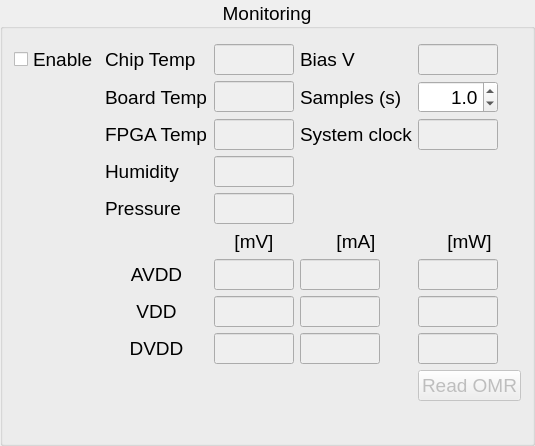
      <widget class="QGroupBox" name="groupBoxMonitoring">
       <property name="font">
        <font>
         <pointsize>14</pointsize>
        </font>
       </property>
       <property name="toolTip">
        <string>Detector monitoring</string>
       </property>
       <property name="title">
        <string>Monitoring</string>
       </property>
       <property name="alignment">
        <set>Qt::AlignCenter</set>
       </property>
       <layout class="QGridLayout" name="gridLayout_2">
        <property name="topMargin">
         <number>15</number>
        </property>
        <property name="bottomMargin">
         <number>14</number>
        </property>
        <item row="2" column="1">
         <widget class="QLabel" name="label_10">
          <property name="text">
           <string>Board Temp</string>
          </property>
         </widget>
        </item>
        <item row="12" column="2">
         <widget class="QLineEdit" name="dvddmvolt">
          <property name="enabled">
           <bool>false</bool>
          </property>
          <property name="sizePolicy">
           <sizepolicy hsizetype="Fixed" vsizetype="Fixed">
            <horstretch>0</horstretch>
            <verstretch>0</verstretch>
           </sizepolicy>
          </property>
          <property name="minimumSize">
           <size>
            <width>80</width>
            <height>0</height>
           </size>
          </property>
          <property name="maximumSize">
           <size>
            <width>80</width>
            <height>16777215</height>
           </size>
          </property>
          <property name="alignment">
           <set>Qt::AlignCenter</set>
          </property>
          <property name="readOnly">
           <bool>true</bool>
          </property>
         </widget>
        </item>
        <item row="12" column="4">
         <widget class="QLineEdit" name="dvddmwatt">
          <property name="enabled">
           <bool>false</bool>
          </property>
          <property name="sizePolicy">
           <sizepolicy hsizetype="Fixed" vsizetype="Fixed">
            <horstretch>0</horstretch>
            <verstretch>0</verstretch>
           </sizepolicy>
          </property>
          <property name="minimumSize">
           <size>
            <width>80</width>
            <height>0</height>
           </size>
          </property>
          <property name="maximumSize">
           <size>
            <width>80</width>
            <height>16777215</height>
           </size>
          </property>
          <property name="alignment">
           <set>Qt::AlignCenter</set>
          </property>
          <property name="readOnly">
           <bool>true</bool>
          </property>
         </widget>
        </item>
        <item row="9" column="2">
         <widget class="QLineEdit" name="avddmvolt">
          <property name="enabled">
           <bool>false</bool>
          </property>
          <property name="sizePolicy">
           <sizepolicy hsizetype="Fixed" vsizetype="Fixed">
            <horstretch>0</horstretch>
            <verstretch>0</verstretch>
           </sizepolicy>
          </property>
          <property name="minimumSize">
           <size>
            <width>80</width>
            <height>0</height>
           </size>
          </property>
          <property name="maximumSize">
           <size>
            <width>80</width>
            <height>16777215</height>
           </size>
          </property>
          <property name="alignment">
           <set>Qt::AlignCenter</set>
          </property>
          <property name="readOnly">
           <bool>true</bool>
          </property>
         </widget>
        </item>
        <item row="1" column="3">
         <widget class="QLabel" name="label_21">
          <property name="text">
           <string>Bias V</string>
          </property>
         </widget>
        </item>
        <item row="4" column="2">
         <widget class="QLineEdit" name="humidityMeasureLineEdit">
          <property name="enabled">
           <bool>false</bool>
          </property>
          <property name="sizePolicy">
           <sizepolicy hsizetype="Fixed" vsizetype="Fixed">
            <horstretch>0</horstretch>
            <verstretch>0</verstretch>
           </sizepolicy>
          </property>
          <property name="minimumSize">
           <size>
            <width>80</width>
            <height>0</height>
           </size>
          </property>
          <property name="maximumSize">
           <size>
            <width>80</width>
            <height>16777215</height>
           </size>
          </property>
          <property name="alignment">
           <set>Qt::AlignCenter</set>
          </property>
          <property name="readOnly">
           <bool>true</bool>
          </property>
         </widget>
        </item>
        <item row="5" column="1">
         <widget class="QLabel" name="labelPressure">
          <property name="text">
           <string>Pressure</string>
          </property>
         </widget>
        </item>
        <item row="1" column="2">
         <widget class="QLineEdit" name="remoteTempMeasLineEdit">
          <property name="enabled">
           <bool>false</bool>
          </property>
          <property name="sizePolicy">
           <sizepolicy hsizetype="Fixed" vsizetype="Fixed">
            <horstretch>0</horstretch>
            <verstretch>0</verstretch>
           </sizepolicy>
          </property>
          <property name="minimumSize">
           <size>
            <width>80</width>
            <height>0</height>
           </size>
          </property>
          <property name="maximumSize">
           <size>
            <width>80</width>
            <height>16777215</height>
           </size>
          </property>
          <property name="alignment">
           <set>Qt::AlignCenter</set>
          </property>
          <property name="readOnly">
           <bool>true</bool>
          </property>
         </widget>
        </item>
        <item row="2" column="4">
         <widget class="QDoubleSpinBox" name="samplingSpinner">
          <property name="sizePolicy">
           <sizepolicy hsizetype="Fixed" vsizetype="Fixed">
            <horstretch>0</horstretch>
            <verstretch>0</verstretch>
           </sizepolicy>
          </property>
          <property name="minimumSize">
           <size>
            <width>80</width>
            <height>0</height>
           </size>
          </property>
          <property name="maximumSize">
           <size>
            <width>80</width>
            <height>16777215</height>
           </size>
          </property>
          <property name="toolTip">
           <string>Sample every (s)</string>
          </property>
          <property name="alignment">
           <set>Qt::AlignRight|Qt::AlignTrailing|Qt::AlignVCenter</set>
          </property>
          <property name="decimals">
           <number>1</number>
          </property>
          <property name="minimum">
           <double>0.500000000000000</double>
          </property>
          <property name="maximum">
           <double>300.000000000000000</double>
          </property>
          <property name="singleStep">
           <double>0.500000000000000</double>
          </property>
          <property name="value">
           <double>1.000000000000000</double>
          </property>
         </widget>
        </item>
        <item row="1" column="4">
         <widget class="QLineEdit" name="biasVoltageMeasLineEdit">
          <property name="enabled">
           <bool>false</bool>
          </property>
          <property name="sizePolicy">
           <sizepolicy hsizetype="Fixed" vsizetype="Fixed">
            <horstretch>0</horstretch>
            <verstretch>0</verstretch>
           </sizepolicy>
          </property>
          <property name="minimumSize">
           <size>
            <width>80</width>
            <height>0</height>
           </size>
          </property>
          <property name="maximumSize">
           <size>
            <width>80</width>
            <height>16777215</height>
           </size>
          </property>
          <property name="alignment">
           <set>Qt::AlignCenter</set>
          </property>
          <property name="readOnly">
           <bool>true</bool>
          </property>
         </widget>
        </item>
        <item row="11" column="2">
         <widget class="QLineEdit" name="vddmvolt">
          <property name="enabled">
           <bool>false</bool>
          </property>
          <property name="sizePolicy">
           <sizepolicy hsizetype="Fixed" vsizetype="Fixed">
            <horstretch>0</horstretch>
            <verstretch>0</verstretch>
           </sizepolicy>
          </property>
          <property name="minimumSize">
           <size>
            <width>80</width>
            <height>0</height>
           </size>
          </property>
          <property name="maximumSize">
           <size>
            <width>80</width>
            <height>16777215</height>
           </size>
          </property>
          <property name="alignment">
           <set>Qt::AlignCenter</set>
          </property>
          <property name="readOnly">
           <bool>true</bool>
          </property>
         </widget>
        </item>
        <item row="5" column="2">
         <widget class="QLineEdit" name="pressureMeasureLineEdit">
          <property name="enabled">
           <bool>false</bool>
          </property>
          <property name="sizePolicy">
           <sizepolicy hsizetype="Fixed" vsizetype="Fixed">
            <horstretch>0</horstretch>
            <verstretch>0</verstretch>
           </sizepolicy>
          </property>
          <property name="minimumSize">
           <size>
            <width>80</width>
            <height>0</height>
           </size>
          </property>
          <property name="maximumSize">
           <size>
            <width>80</width>
            <height>16777215</height>
           </size>
          </property>
          <property name="alignment">
           <set>Qt::AlignCenter</set>
          </property>
          <property name="readOnly">
           <bool>true</bool>
          </property>
         </widget>
        </item>
        <item row="2" column="3">
         <widget class="QLabel" name="label_24">
          <property name="toolTip">
           <string>Sample every (s)</string>
          </property>
          <property name="text">
           <string>Samples (s)</string>
          </property>
         </widget>
        </item>
        <item row="2" column="2">
         <widget class="QLineEdit" name="localTempMeasLineEdit">
          <property name="enabled">
           <bool>false</bool>
          </property>
          <property name="sizePolicy">
           <sizepolicy hsizetype="Fixed" vsizetype="Fixed">
            <horstretch>0</horstretch>
            <verstretch>0</verstretch>
           </sizepolicy>
          </property>
          <property name="minimumSize">
           <size>
            <width>80</width>
            <height>0</height>
           </size>
          </property>
          <property name="maximumSize">
           <size>
            <width>80</width>
            <height>16777215</height>
           </size>
          </property>
          <property name="alignment">
           <set>Qt::AlignCenter</set>
          </property>
          <property name="readOnly">
           <bool>true</bool>
          </property>
         </widget>
        </item>
        <item row="3" column="3">
         <widget class="QLabel" name="label_14">
          <property name="text">
           <string>System clock</string>
          </property>
         </widget>
        </item>
        <item row="4" column="1">
         <widget class="QLabel" name="labelHumidity">
          <property name="text">
           <string>Humidity</string>
          </property>
         </widget>
        </item>
        <item row="1" column="1">
         <widget class="QLabel" name="label_0">
          <property name="text">
           <string>Chip Temp</string>
          </property>
         </widget>
        </item>
        <item row="3" column="2">
         <widget class="QLineEdit" name="FpgaTempMeasLineEdit">
          <property name="enabled">
           <bool>false</bool>
          </property>
          <property name="sizePolicy">
           <sizepolicy hsizetype="Fixed" vsizetype="Fixed">
            <horstretch>0</horstretch>
            <verstretch>0</verstretch>
           </sizepolicy>
          </property>
          <property name="minimumSize">
           <size>
            <width>80</width>
            <height>0</height>
           </size>
          </property>
          <property name="maximumSize">
           <size>
            <width>80</width>
            <height>16777215</height>
           </size>
          </property>
          <property name="alignment">
           <set>Qt::AlignCenter</set>
          </property>
          <property name="readOnly">
           <bool>true</bool>
          </property>
         </widget>
        </item>
        <item row="3" column="1">
         <widget class="QLabel" name="label_4">
          <property name="text">
           <string>FPGA Temp</string>
          </property>
         </widget>
        </item>
        <item row="12" column="1">
         <widget class="QLabel" name="labelDvdd">
          <property name="text">
           <string>DVDD</string>
          </property>
          <property name="alignment">
           <set>Qt::AlignCenter</set>
          </property>
         </widget>
        </item>
        <item row="9" column="1">
         <widget class="QLabel" name="labelAvdd">
          <property name="text">
           <string>AVDD</string>
          </property>
          <property name="alignment">
           <set>Qt::AlignCenter</set>
          </property>
         </widget>
        </item>
        <item row="8" column="4">
         <widget class="QLabel" name="labelMvolt_3">
          <property name="sizePolicy">
           <sizepolicy hsizetype="Preferred" vsizetype="Fixed">
            <horstretch>0</horstretch>
            <verstretch>0</verstretch>
           </sizepolicy>
          </property>
          <property name="text">
           <string>[mW]</string>
          </property>
          <property name="alignment">
           <set>Qt::AlignCenter</set>
          </property>
         </widget>
        </item>
        <item row="11" column="3">
         <widget class="QLineEdit" name="vddmamp">
          <property name="enabled">
           <bool>false</bool>
          </property>
          <property name="sizePolicy">
           <sizepolicy hsizetype="Fixed" vsizetype="Fixed">
            <horstretch>0</horstretch>
            <verstretch>0</verstretch>
           </sizepolicy>
          </property>
          <property name="minimumSize">
           <size>
            <width>80</width>
            <height>0</height>
           </size>
          </property>
          <property name="maximumSize">
           <size>
            <width>80</width>
            <height>16777215</height>
           </size>
          </property>
          <property name="alignment">
           <set>Qt::AlignCenter</set>
          </property>
          <property name="readOnly">
           <bool>true</bool>
          </property>
         </widget>
        </item>
        <item row="8" column="2">
         <widget class="QLabel" name="labelMvolt">
          <property name="sizePolicy">
           <sizepolicy hsizetype="Preferred" vsizetype="Fixed">
            <horstretch>0</horstretch>
            <verstretch>0</verstretch>
           </sizepolicy>
          </property>
          <property name="text">
           <string>[mV]</string>
          </property>
          <property name="alignment">
           <set>Qt::AlignCenter</set>
          </property>
         </widget>
        </item>
        <item row="11" column="1">
         <widget class="QLabel" name="labelVdd">
          <property name="text">
           <string>VDD</string>
          </property>
          <property name="alignment">
           <set>Qt::AlignCenter</set>
          </property>
         </widget>
        </item>
        <item row="14" column="1" colspan="4">
         <widget class="QLabel" name="omrDisplayLabel">
          <property name="text">
           <string/>
          </property>
          <property name="textFormat">
           <enum>Qt::RichText</enum>
          </property>
          <property name="scaledContents">
           <bool>true</bool>
          </property>
         </widget>
        </item>
        <item row="8" column="3">
         <widget class="QLabel" name="labelMvolt_2">
          <property name="sizePolicy">
           <sizepolicy hsizetype="Preferred" vsizetype="Fixed">
            <horstretch>0</horstretch>
            <verstretch>0</verstretch>
           </sizepolicy>
          </property>
          <property name="text">
           <string>[mA]</string>
          </property>
          <property name="alignment">
           <set>Qt::AlignCenter</set>
          </property>
         </widget>
        </item>
        <item row="9" column="4">
         <widget class="QLineEdit" name="avddmwatt">
          <property name="enabled">
           <bool>false</bool>
          </property>
          <property name="sizePolicy">
           <sizepolicy hsizetype="Fixed" vsizetype="Fixed">
            <horstretch>0</horstretch>
            <verstretch>0</verstretch>
           </sizepolicy>
          </property>
          <property name="minimumSize">
           <size>
            <width>80</width>
            <height>0</height>
           </size>
          </property>
          <property name="maximumSize">
           <size>
            <width>80</width>
            <height>16777215</height>
           </size>
          </property>
          <property name="alignment">
           <set>Qt::AlignCenter</set>
          </property>
          <property name="readOnly">
           <bool>true</bool>
          </property>
         </widget>
        </item>
        <item row="3" column="4">
         <widget class="QLineEdit" name="systemClockLineEdit">
          <property name="enabled">
           <bool>false</bool>
          </property>
          <property name="sizePolicy">
           <sizepolicy hsizetype="Fixed" vsizetype="Fixed">
            <horstretch>0</horstretch>
            <verstretch>0</verstretch>
           </sizepolicy>
          </property>
          <property name="minimumSize">
           <size>
            <width>80</width>
            <height>0</height>
           </size>
          </property>
          <property name="maximumSize">
           <size>
            <width>80</width>
            <height>16777215</height>
           </size>
          </property>
          <property name="alignment">
           <set>Qt::AlignCenter</set>
          </property>
          <property name="readOnly">
           <bool>true</bool>
          </property>
         </widget>
        </item>
        <item row="12" column="3">
         <widget class="QLineEdit" name="dvddmamp">
          <property name="enabled">
           <bool>false</bool>
          </property>
          <property name="sizePolicy">
           <sizepolicy hsizetype="Fixed" vsizetype="Fixed">
            <horstretch>0</horstretch>
            <verstretch>0</verstretch>
           </sizepolicy>
          </property>
          <property name="minimumSize">
           <size>
            <width>80</width>
            <height>0</height>
           </size>
          </property>
          <property name="maximumSize">
           <size>
            <width>80</width>
            <height>16777215</height>
           </size>
          </property>
          <property name="alignment">
           <set>Qt::AlignCenter</set>
          </property>
          <property name="readOnly">
           <bool>true</bool>
          </property>
         </widget>
        </item>
        <item row="9" column="3">
         <widget class="QLineEdit" name="avddmamp">
          <property name="enabled">
           <bool>false</bool>
          </property>
          <property name="sizePolicy">
           <sizepolicy hsizetype="Fixed" vsizetype="Fixed">
            <horstretch>0</horstretch>
            <verstretch>0</verstretch>
           </sizepolicy>
          </property>
          <property name="minimumSize">
           <size>
            <width>80</width>
            <height>0</height>
           </size>
          </property>
          <property name="maximumSize">
           <size>
            <width>80</width>
            <height>16777215</height>
           </size>
          </property>
          <property name="alignment">
           <set>Qt::AlignCenter</set>
          </property>
          <property name="readOnly">
           <bool>true</bool>
          </property>
         </widget>
        </item>
        <item row="11" column="4">
         <widget class="QLineEdit" name="vddmwatt">
          <property name="enabled">
           <bool>false</bool>
          </property>
          <property name="sizePolicy">
           <sizepolicy hsizetype="Fixed" vsizetype="Fixed">
            <horstretch>0</horstretch>
            <verstretch>0</verstretch>
           </sizepolicy>
          </property>
          <property name="minimumSize">
           <size>
            <width>80</width>
            <height>0</height>
           </size>
          </property>
          <property name="maximumSize">
           <size>
            <width>80</width>
            <height>16777215</height>
           </size>
          </property>
          <property name="alignment">
           <set>Qt::AlignCenter</set>
          </property>
          <property name="readOnly">
           <bool>true</bool>
          </property>
         </widget>
        </item>
        <item row="1" column="0">
         <widget class="QCheckBox" name="tempReadingActivateCheckBox">
          <property name="toolTip">
           <string>SPIDR monitoring</string>
          </property>
          <property name="text">
           <string>Enable</string>
          </property>
         </widget>
        </item>
        <item row="13" column="4">
         <widget class="QPushButton" name="readOMRPushButton">
          <property name="enabled">
           <bool>false</bool>
          </property>
          <property name="toolTip">
           <string>Operation Mode Register
A word added to each command - controls some functionality that changes regularly, like the operation type or counting mode.</string>
          </property>
          <property name="text">
           <string>Read OMR</string>
          </property>
         </widget>
        </item>
       </layout>
      </widget>
